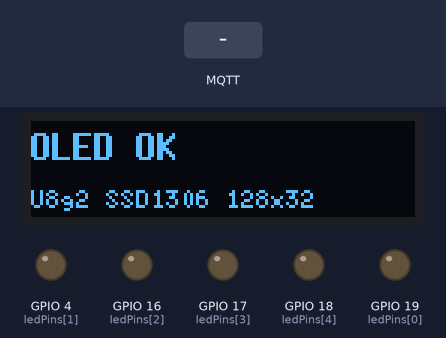
This program was run on a simulated ESP32. Parts: 128×32 one-colour display, output pins drawn as LEDs (lit = HIGH). Inputs (shaded band) come from the test bench. WiFi joins after 1.5 s; servers stay silent unless stated; random numbers use the default seed unless the program sets one; no MQTT or app messages arrive unless stated; nothing arrives over Bluetooth unless stated; a phone connects over Bluetooth LE 3 s after start; what the program prints to the serial monitor is not drawn.

Above: at 1.2 s.
At 7.2 s:
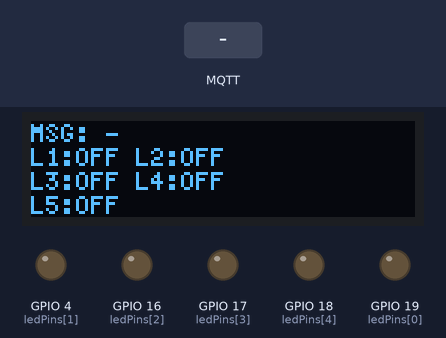
7.3 s: MQTT message "1" arrives on the first subscribed topic
At 8.1 s:
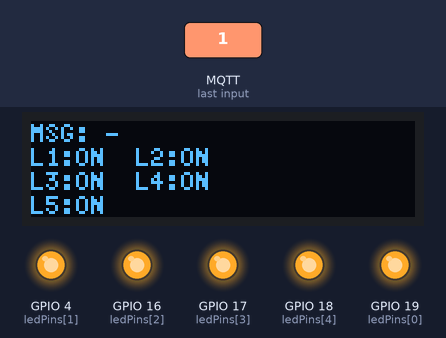
8.8 s: MQTT message "1" arrives on the third subscribed topic
At 9.8 s:
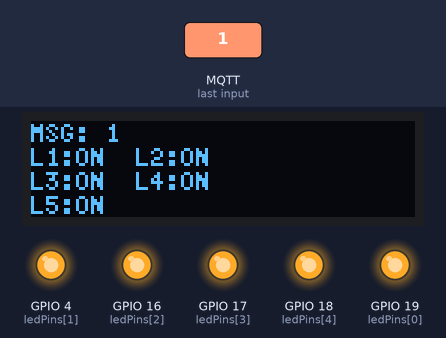
Timing chart, 0 to 11.8 s (numbered marks = the images above; inputs shaded):
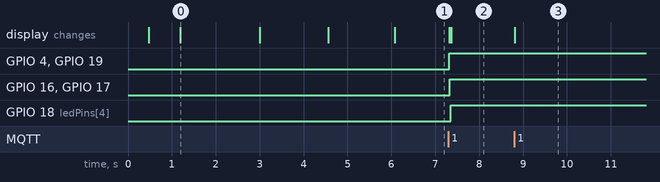

Measured:
- after the input at 7.3 s, GPIO 4 (ledPins[1]), GPIO 16 (ledPins[2]), GPIO 17 (ledPins[3]), GPIO 19 (ledPins[0]): LOW → HIGH at once; GPIO 18 (ledPins[4]): LOW → HIGH after 0.05 s; the display: first changes at once (image 2 shows a later state)
- after the input at 8.8 s, the display: changes at once (image 3)
- what the display in image 0 shows lasts 1.8 s, from 1.2 s to 3.0 s

The program:

main.cpp
```cpp
#include <Arduino.h>
#include <WiFi.h>
#include <Wire.h>
#include <U8g2lib.h>
#include <PubSubClient.h>
#include <NimBLEDevice.h>

// WiFi
const char* WIFI_SSID = "VIMUN";
const char* WIFI_PASSWORD = "12345678";

// MQTT
const char* mqtt_server = "broker.emqx.io";
const int mqtt_port = 1883;
const unsigned long WIFI_CONNECT_TIMEOUT_MS = 15000;

WiFiClient espClient;
PubSubClient mqttClient(espClient);

// Bluetooth Low Energy control
const char* BLE_DEVICE_NAME = "EchoHome";
#define BLE_SERVICE_UUID "7f2b6d6a-9c0b-4b36-91f5-71f67e2f8a10"
#define BLE_COMMAND_UUID "7f2b6d6a-9c0b-4b36-91f5-71f67e2f8a11"
#define BLE_STATUS_UUID "7f2b6d6a-9c0b-4b36-91f5-71f67e2f8a12"

NimBLECharacteristic* bleStatusCharacteristic = nullptr;
bool bleClientConnected = false;

// OLED 0.91 inch 128x32 SSD1306 I2C
#define SCREEN_WIDTH 128
#define SCREEN_HEIGHT 32
#define OLED_RESET U8X8_PIN_NONE
#define OLED_I2C_ADDRESS 0x3C

#define OLED_SDA_PIN 21
#define OLED_SCL_PIN 22

U8G2_SSD1306_128X32_UNIVISION_F_SW_I2C displayNormalPins(
  U8G2_R0,
  OLED_SCL_PIN,
  OLED_SDA_PIN,
  OLED_RESET
);

U8G2_SSD1306_128X32_UNIVISION_F_SW_I2C displaySwappedPins(
  U8G2_R0,
  OLED_SDA_PIN,
  OLED_SCL_PIN,
  OLED_RESET
);

U8G2 *activeDisplay = &displayNormalPins;
#define display (*activeDisplay)

bool oledReady = false;

// LEDs from your code
const bool LED_ACTIVE_HIGH = true;
const uint8_t ledPins[] = {19, 4, 16, 17, 18};
const size_t ledCount = sizeof(ledPins) / sizeof(ledPins[0]);
bool ledStates[ledCount] = {false, false, false, false, false};

String customMessage = "";
unsigned long customMessageTime = 0;

uint8_t ledSignal(bool isOn) {
  return (isOn == LED_ACTIVE_HIGH) ? HIGH : LOW;
}

void startI2cBus(uint8_t sdaPin, uint8_t sclPin) {
  Wire.end();
  Wire.begin(sdaPin, sclPin);
  Wire.setClock(100000);
  delay(50);
}

bool i2cAddressResponds(uint8_t address) {
  Wire.beginTransmission(address);
  return Wire.endTransmission() == 0;
}

uint8_t detectOledAddress() {
  if (i2cAddressResponds(0x3C)) return 0x3C;
  if (i2cAddressResponds(0x3D)) return 0x3D;
  return OLED_I2C_ADDRESS;
}

bool scanI2cBus(const char* label) {
  bool foundAnyDevice = false;

  Serial.print("I2C scan start: ");
  Serial.println(label);
  for (uint8_t address = 1; address < 127; address++) {
    if (i2cAddressResponds(address)) {
      foundAnyDevice = true;
      Serial.print("I2C device found at 0x");
      if (address < 16) Serial.print("0");
      Serial.println(address, HEX);
    }
  }

  if (!foundAnyDevice) {
    Serial.println("I2C scan found no devices");
  }
  Serial.println("I2C scan end");

  return foundAnyDevice;
}

String displayMessageLine() {
  String line = customMessage;
  line.trim();

  if (line == "") {
    return "MSG: -";
  }

  if (line.length() > 18) {
    line = line.substring(0, 18);
  }

  return "MSG: " + line;
}

void showOledBootTest() {
  if (!oledReady) return;

  display.setPowerSave(0);
  display.setContrast(255);
  display.clearBuffer();
  display.setDrawColor(1);
  display.drawBox(0, 0, SCREEN_WIDTH, SCREEN_HEIGHT);
  display.sendBuffer();
  delay(700);

  display.clearBuffer();
  display.setFont(u8g2_font_7x13B_tf);
  display.drawStr(0, 13, "OLED OK");
  display.setFont(u8g2_font_5x8_tf);
  display.drawStr(0, 29, "U8g2 SSD1306 128x32");
  display.sendBuffer();
  delay(1800);
}

void refreshDisplay() {
  if (!oledReady) return;

  String msgLine = displayMessageLine();
  String ledLine1 = String("L1:") + (ledStates[0] ? "ON " : "OFF") + " L2:" + (ledStates[1] ? "ON" : "OFF");
  String ledLine2 = String("L3:") + (ledStates[2] ? "ON " : "OFF") + " L4:" + (ledStates[3] ? "ON" : "OFF");
  String ledLine3 = String("L5:") + (ledStates[4] ? "ON" : "OFF");

  display.setPowerSave(0);
  display.clearBuffer();
  display.setFont(u8g2_font_5x8_tf);
  display.drawStr(0, 7, msgLine.c_str());
  display.drawStr(0, 15, ledLine1.c_str());
  display.drawStr(0, 23, ledLine2.c_str());
  display.drawStr(0, 31, ledLine3.c_str());
  display.sendBuffer();
}

String buildStatusJson() {
  String json = "{\"leds\":[";
  for (size_t i = 0; i < ledCount; i++) {
    if (i > 0) json += ",";
    json += "{\"id\":";
    json += String(i + 1);
    json += ",\"pin\":";
    json += String(ledPins[i]);
    json += ",\"state\":";
    json += ledStates[i] ? "true" : "false";
    json += "}";
  }
  json += "]}";
  return json;
}

void publishStatus() {
  String json = buildStatusJson();

  if (mqttClient.connected()) {
    mqttClient.publish("echo_home_2026/status", json.c_str(), true);
  }

  if (bleStatusCharacteristic != nullptr) {
    bleStatusCharacteristic->setValue(json.c_str());
    if (bleClientConnected) {
      bleStatusCharacteristic->notify();
    }
  }
}

void setLedState(size_t index, bool isOn) {
  if (index >= ledCount) return;

  ledStates[index] = isOn;
  digitalWrite(ledPins[index], ledSignal(isOn));
  refreshDisplay();
}

bool parseOnOff(String value, bool &state) {
  value.trim();
  value.toLowerCase();

  if (value == "1" || value == "true" || value == "on") {
    state = true;
    return true;
  }

  if (value == "0" || value == "false" || value == "off") {
    state = false;
    return true;
  }

  return false;
}

String processBleCommand(String command) {
  command.trim();
  String normalized = command;
  normalized.toLowerCase();

  Serial.print("BLE payload: ");
  Serial.println(command);

  if (normalized.startsWith("all:")) {
    bool state = false;
    if (!parseOnOff(normalized.substring(4), state)) {
      return "ERR bad all state";
    }

    for (size_t i = 0; i < ledCount; i++) {
      setLedState(i, state);
    }
    publishStatus();
    return state ? "OK all on" : "OK all off";
  }

  if (normalized.startsWith("led:")) {
    int firstColon = normalized.indexOf(':');
    int secondColon = normalized.indexOf(':', firstColon + 1);

    if (secondColon < 0) {
      return "ERR bad led command";
    }

    int id = normalized.substring(firstColon + 1, secondColon).toInt();
    bool state = false;

    if (id < 1 || id > ledCount || !parseOnOff(normalized.substring(secondColon + 1), state)) {
      return "ERR bad led value";
    }

    setLedState(id - 1, state);
    publishStatus();
    return String("OK led ") + id + (state ? " on" : " off");
  }

  if (normalized == "status") {
    publishStatus();
    return "OK status";
  }

  return "ERR unknown command";
}

class EchoBleServerCallbacks : public NimBLEServerCallbacks {
  void onConnect(NimBLEServer* server) {
    bleClientConnected = true;
    publishStatus();
    Serial.println("BLE client connected");
  }

  void onDisconnect(NimBLEServer* server) {
    bleClientConnected = false;
    NimBLEDevice::startAdvertising();
    Serial.println("BLE client disconnected");
  }
};

class EchoBleCommandCallbacks : public NimBLECharacteristicCallbacks {
  void onWrite(NimBLECharacteristic* characteristic) {
    std::string value = characteristic->getValue();
    if (value.empty()) return;

    String command = String(value.c_str());
    String result = processBleCommand(command);

    if (bleStatusCharacteristic != nullptr) {
      bleStatusCharacteristic->setValue(buildStatusJson().c_str());
      if (bleClientConnected) {
        bleStatusCharacteristic->notify();
      }
    }

    Serial.print("BLE result: ");
    Serial.println(result);
  }
};

void setupBluetooth() {
  NimBLEDevice::init(BLE_DEVICE_NAME);
  NimBLEDevice::setPower(ESP_PWR_LVL_P9);

  NimBLEServer* server = NimBLEDevice::createServer();
  server->setCallbacks(new EchoBleServerCallbacks());

  NimBLEService* service = server->createService(BLE_SERVICE_UUID);

  NimBLECharacteristic* commandCharacteristic = service->createCharacteristic(
    BLE_COMMAND_UUID,
    NIMBLE_PROPERTY::WRITE | NIMBLE_PROPERTY::WRITE_NR
  );
  commandCharacteristic->setCallbacks(new EchoBleCommandCallbacks());

  bleStatusCharacteristic = service->createCharacteristic(
    BLE_STATUS_UUID,
    NIMBLE_PROPERTY::READ | NIMBLE_PROPERTY::NOTIFY
  );
  bleStatusCharacteristic->setValue(buildStatusJson().c_str());

  service->start();

  NimBLEAdvertising* advertising = NimBLEDevice::getAdvertising();
  advertising->addServiceUUID(BLE_SERVICE_UUID);
  advertising->setScanResponse(true);
  NimBLEDevice::startAdvertising();

  Serial.println("BLE ready: EchoHome");
}

void mqttCallback(char* topic, byte* payload, unsigned int length) {
  String topicStr = String(topic);
  String payloadStr = "";

  for (unsigned int i = 0; i < length; i++) {
    payloadStr += (char)payload[i];
  }

  String commandStr = payloadStr;
  commandStr.trim();
  commandStr.toLowerCase();

  Serial.print("MQTT topic: ");
  Serial.println(topicStr);
  Serial.print("MQTT payload: ");
  Serial.println(payloadStr);

  bool state = commandStr == "1" || commandStr == "true" || commandStr == "on";

  if (topicStr == "echo_home_2026/cmd/all") {
    for (size_t i = 0; i < ledCount; i++) {
      setLedState(i, state);
    }
    publishStatus();
  }

  else if (topicStr == "echo_home_2026/cmd/display") {
    payloadStr.trim();
    customMessage = payloadStr;
    customMessageTime = millis();
    refreshDisplay();
  }

  else if (topicStr.startsWith("echo_home_2026/cmd/led/")) {
    String idStr = topicStr.substring(String("echo_home_2026/cmd/led/").length());
    int id = idStr.toInt();

    if (id >= 1 && id <= ledCount) {
      setLedState(id - 1, state);
      publishStatus();
    }
  }
}

void reconnect() {
  if (WiFi.status() != WL_CONNECTED || mqttClient.connected()) {
    return;
  }

  Serial.print("Attempting MQTT connection...");

  String clientId = "ESP32Client-";
  clientId += String(random(0xffff), HEX);

  if (mqttClient.connect(clientId.c_str())) {
    Serial.println("connected");

    mqttClient.subscribe("echo_home_2026/cmd/all");
    mqttClient.subscribe("echo_home_2026/cmd/led/#");
    mqttClient.subscribe("echo_home_2026/cmd/display");

    publishStatus();
  } else {
    Serial.print("failed, rc=");
    Serial.println(mqttClient.state());
  }
}

void setup() {
  Serial.begin(115200);

  // OLED setup
  delay(250);

  startI2cBus(OLED_SDA_PIN, OLED_SCL_PIN);
  bool normalPinsFound = scanI2cBus("normal SDA=21 SCL=22");
  uint8_t normalAddress = detectOledAddress();
  bool normalAck = i2cAddressResponds(normalAddress);

  startI2cBus(OLED_SCL_PIN, OLED_SDA_PIN);
  bool swappedPinsFound = scanI2cBus("swapped SDA=22 SCL=21");
  uint8_t swappedAddress = detectOledAddress();
  bool swappedAck = i2cAddressResponds(swappedAddress);

  uint8_t oledAddress = OLED_I2C_ADDRESS;

  if (normalPinsFound && normalAck) {
    activeDisplay = &displayNormalPins;
    oledAddress = normalAddress;
    startI2cBus(OLED_SDA_PIN, OLED_SCL_PIN);
    Serial.println("OLED wiring selected: SDA=21 SCL=22");
  } else if (swappedPinsFound && swappedAck) {
    activeDisplay = &displaySwappedPins;
    oledAddress = swappedAddress;
    startI2cBus(OLED_SCL_PIN, OLED_SDA_PIN);
    Serial.println("OLED wiring selected: SDA=22 SCL=21");
  } else {
    activeDisplay = &displayNormalPins;
    startI2cBus(OLED_SDA_PIN, OLED_SCL_PIN);
    Serial.println("OLED wiring selected: default SDA=21 SCL=22");
  }

  Serial.print("OLED selected I2C address: 0x");
  Serial.println(oledAddress, HEX);
  Serial.print("OLED normal ACK: ");
  Serial.println(normalAck ? "yes" : "no");
  Serial.print("OLED swapped ACK: ");
  Serial.println(swappedAck ? "yes" : "no");

  display.setI2CAddress(oledAddress << 1);
  display.setBusClock(100000);
  display.begin();
  display.setPowerSave(0);
  oledReady = true;
  showOledBootTest();

  // LED setup
  for (size_t i = 0; i < ledCount; i++) {
    pinMode(ledPins[i], OUTPUT);
    setLedState(i, false);
  }

  setupBluetooth();

  // WiFi setup
  WiFi.mode(WIFI_STA);
  WiFi.begin(WIFI_SSID, WIFI_PASSWORD);

  Serial.print("Connecting to WiFi");
  unsigned long wifiStartTime = millis();
  while (WiFi.status() != WL_CONNECTED && millis() - wifiStartTime < WIFI_CONNECT_TIMEOUT_MS) {
    delay(500);
    Serial.print(".");
  }

  Serial.println();

  if (WiFi.status() == WL_CONNECTED) {
    Serial.print("Connected. ESP32 IP: ");
    Serial.println(WiFi.localIP());

    if (oledReady) {
      display.clearBuffer();
      display.setFont(u8g2_font_5x8_tf);
      display.drawStr(0, 7, "WiFi Connected");
      display.drawStr(0, 15, WiFi.localIP().toString().c_str());
      display.sendBuffer();
      delay(1500);
    }
  } else {
    Serial.println("WiFi offline. Bluetooth control is available.");
    WiFi.disconnect(false);

    if (oledReady) {
      display.clearBuffer();
      display.setFont(u8g2_font_5x8_tf);
      display.drawStr(0, 7, "WiFi Offline");
      display.drawStr(0, 15, "BLE EchoHome");
      display.sendBuffer();
      delay(1500);
    }
  }

  mqttClient.setServer(mqtt_server, mqtt_port);
  mqttClient.setCallback(mqttCallback);

  refreshDisplay();
}

unsigned long lastPublishTime = 0;

void loop() {
  if (WiFi.status() == WL_CONNECTED && !mqttClient.connected()) {
    reconnect();
  }

  if (mqttClient.connected()) {
    mqttClient.loop();
  }

  unsigned long now = millis();

  if (now - lastPublishTime > 5000) {
    lastPublishTime = now;
    publishStatus();
    refreshDisplay();
  }
}
```
